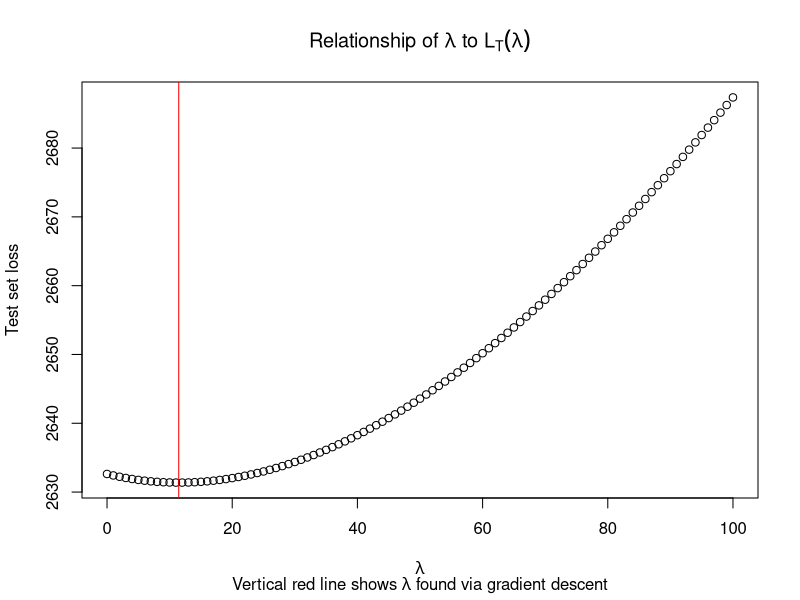

Generate this figure with R:
## ---- chunk 1
# DGP
ss <- 1
set.seed(ss)
N <- 1000
p <- 50
beta <- abs(rnorm(p))
u <- rnorm(N,sd=4)
X <- matrix(rnorm(N * p),nrow=N,ncol=p)
y <- as.vector( (X %*% beta) + u )
# Linear regression
beta.ols <- lm(y ~ -1+X)$coef
# Ridge regresion
library(glmnet)
lam <- 20
beta.ridge.glmnet <- as.vector(coef(glmnet(x=X,y=y,lambda=lam/N,alpha=0,intercept = F,standardize = F))[-1])
# SVD
Xsvd <- svd(X)
U <- Xsvd$u
V <- Xsvd$v
D <- Xsvd$d
# Check
beta.ridge1 <- solve(t(X) %*% X + lam*diag(rep(1,p))) %*% t(X) %*% y
beta.ridge2 <- V %*% diag(D^2 / (lam + D^2)) %*% t(V) %*% beta.ols
beta.ridge3 <- V %*% diag(D / (lam + D^2)) %*% t(U) %*% y
# Close enough
round(head(data.frame(glmnet=beta.ridge.glmnet,approach1=beta.ridge1,
           approach2=beta.ridge2,approach3=beta.ridge3),8),digits=2)

## ---- chunk 2
# Split the data (75/25)
set.seed(ss)
idx.train <- sample(1:nrow(X),floor(nrow(X)*0.75))
idx.test <- setdiff(seq_along(y),idx.train)
y.train <- y[idx.train]
y.test <- y[idx.test]
X.train <- X[idx.train,]
X.test <- X[idx.test,]
# Perform SVD on traning
X.train.svd <- svd(X.train)
U.train <- X.train.svd$u
V.train <- X.train.svd$v
D.train <- X.train.svd$d
# OLS from training
b.ols.T <- as.vector(lm(y.train ~ -1+X.train)$coef)

# Function to define ridge regression estimate
fn.beta.ridge <- function(lam,V,D,bols) {
  bridge <- V %*% diag(D^2 / (lam + D^2)) %*% t(V) %*% bols
  return(as.vector(bridge))
}

# Define dL/lam=(dL/dbeta) * (dbeta/dlam)
fn.deriv <- function(lam,bridge,yT,XT,VR,DR,bols) {
  # dL/dbeta: Prediction error
  dLdb <- t(t(XT) %*% (yT - as.vector( XT %*% bridge) ))
  # dbeta/dlam
  dbdl <- VR %*% diag(DR^2/(lam+DR^2)^2 ) %*% t(VR) %*% bols
  # Product
  deriv <- as.numeric(dLdb %*% dbdl)
  return(deriv)
}

# Function to define generalization loss
fn.loss <- function(yT,XT,bridge) {
  ssL <- 0.5 * sum(as.vector(yT - (XT %*% bridge ))^2)
  return( ssL )
}

# --- Run gradient descent --- #
tol <- 10e-8
# Initialize
lam.k0 <- 0
bridge0 <- fn.beta.ridge(lam=lam.k0,V=V.train,D=D.train,bols=b.ols.T)
LT.k0 <- fn.deriv(lam=lam.k0,bridge=bridge0,yT=y.test,XT=X.test,VR=V.train,DR=D.train,
                  bols=b.ols.T)
gamk <- runif(1)
lam.k1 <- lam.k0 - gamk * LT.k0
nsim <- 100
alpha <- 0.5
lam.store <- NULL
i=0
while ((lam.k1-lam.k0)^2 > tol) {
  i=i+1
  # Update
  lam.k0 <- lam.k1
  bridge0 <- fn.beta.ridge(lam=lam.k0,V=V.train,D=D.train,bols=b.ols.T)
  LT.k0 <- fn.deriv(lam=lam.k0,bridge=bridge0,yT=y.test,XT=X.test,VR=V.train,DR=D.train,
                  bols=b.ols.T)
  # Step size
  cond <- T
  gamk <- 100
  while (cond) {
    cond1 <- fn.loss(y.test,X.test,fn.beta.ridge(lam.k0 - gamk * LT.k0,V.train,D.train,b.ols.T))
    cond2 <- fn.loss(y.test,X.test,fn.beta.ridge(lam.k0,V.train,D.train,b.ols.T))
    if (cond1 > cond2) {
      gamk <- gamk * alpha
    } else {
      cond <- F
      lam.k1 <- lam.k0 - gamk * LT.k0
    }
  }
  # Store
  lam.store[i] <- lam.k1
}
print(sprintf('Gradient descent took %i steps',i))
lam.hat <- lam.store[length(lam.store)]
print(sprintf('Lambda hat is: %0.2f',lam.hat))
## ---- chunk 3
# Range of lambdas
lam.seq <- seq(0,100,1)
# Range of beta.hat ridges
beta.seq <- lapply(lam.seq,function(ll) fn.beta.ridge(ll,V=V.train,D=D.train,bols=b.ols.T) )
loss.seq <- lapply(beta.seq,function(bb) fn.loss(y.test,X.test,bb) )
# Plot
plot(lam.seq,loss.seq,
     xlab = expression(lambda),
     ylab='Test set loss',
     main=expression('Relationship of ' * lambda * ' to ' * L[T](lambda)),
     sub=expression('Vertical red line shows ' * lambda * ' found via gradient descent'))
abline(v=lam.hat,col='red')

